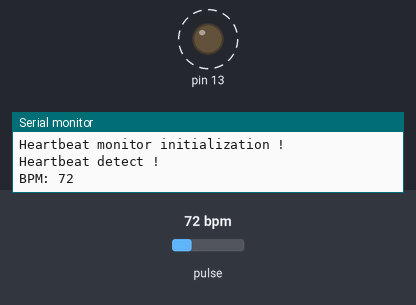
Bench run of a sketch on a simulated Arduino Uno, built with avr-gcc and run on an emulated ATmega328P. Shown: output pins drawn as LEDs (lit = HIGH), the last lines printed to the serial monitor. Dashed ring = blinking. The inputs (shaded band) are chosen by the test bench; at power-on: pulse 72 bpm.

Above: at 1.2 s.
1.3 s: pulse set to 42 bpm
At 3.1 s:
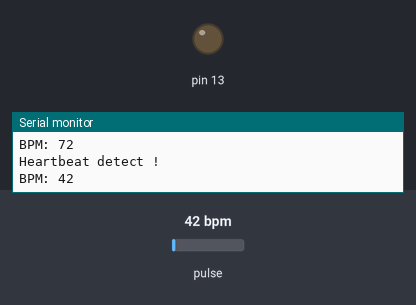
3.7 s: pulse set to 100 bpm
At 4.42 s:
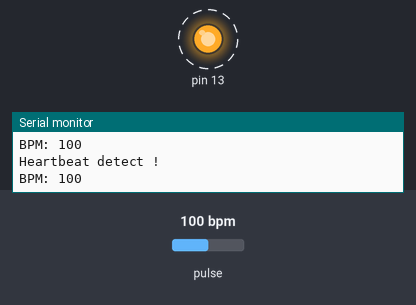
Timing chart, 0 to 12.7 s (numbered marks = the images above; inputs shaded):
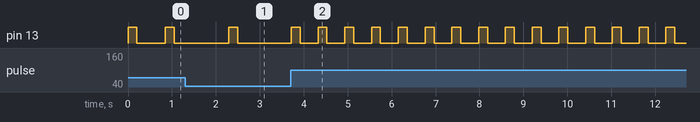

The sketch:

heart_beat_sensor.ino
```cpp
//* Loading libraries *//
#define USE_ARDUINO_INTERRUPTS true
#include <PulseSensorPlayground.h>
//*******************************//

//*************************************************************** Variables ***************************************************************//
//* Entrée du capteur *//
const int PulseWire = 0;
//* A LED connect to this pin will light on each time a heartbeat is detect *//
const int HB = 13;
//* If the signal if above this threshold, we consider it as a ECG Signal *//
int Threshold = 550;
//******************************************************************************************************************************************//

//************************************************** Initialization **************************************************//
//* Creation of a pulse sensor instance *//
PulseSensorPlayground pulseSensor;

void setup() {
  //* Initialization of serial port  *//
  Serial.begin(9600);
  //* Configuration of the pulse sensor *//
  pulseSensor.analogInput(PulseWire);
  //* Initialization of the  LED *//
  pulseSensor.blinkOnPulse(HB);
  //* Initialization of the threshold *//
  pulseSensor.setThreshold(Threshold);

  if (pulseSensor.begin()) {
    Serial.println("Heartbeat monitor initialization !");
  }
}
//********************************************************************************************************************//

//*********************** Main program ***********************//
void loop() {
  //* Get heartbeat per minute*//
  int myBPM = pulseSensor.getBeatsPerMinute();
 //* Check if a heartbeat is detect *//
  if (pulseSensor.sawStartOfBeat()) {
    Serial.println("Heartbeat detect ! ");
 //* Display value *//
    Serial.print("BPM: ");
    Serial.println(myBPM);
}
  delay(20);
}
//******************************************************************//
```

Measured:
- after the input at 3.7 s, pin 13: alternates HIGH for 0.20 s and LOW for 0.41 s, starting after 0.62 s
